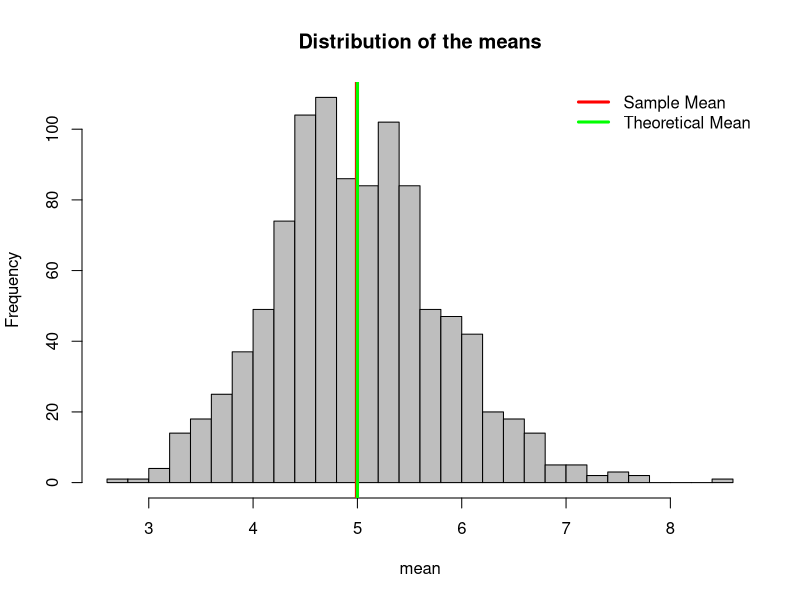
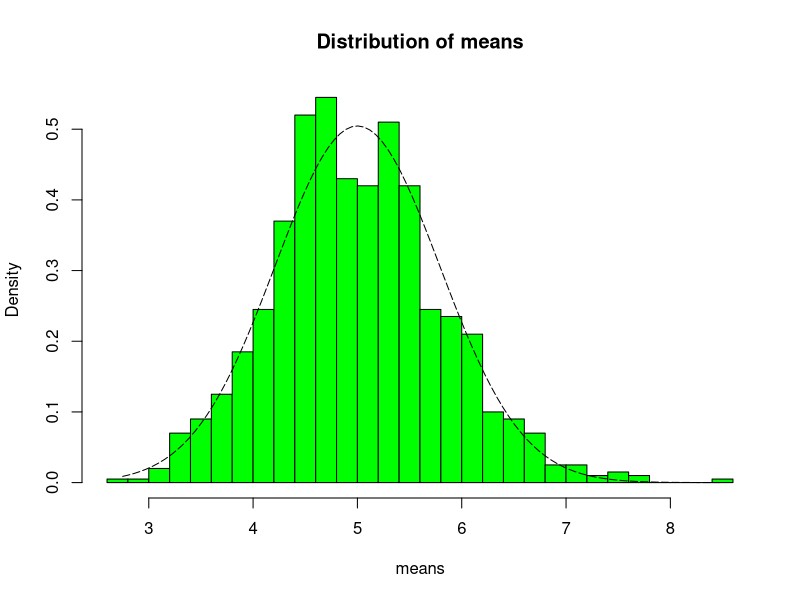
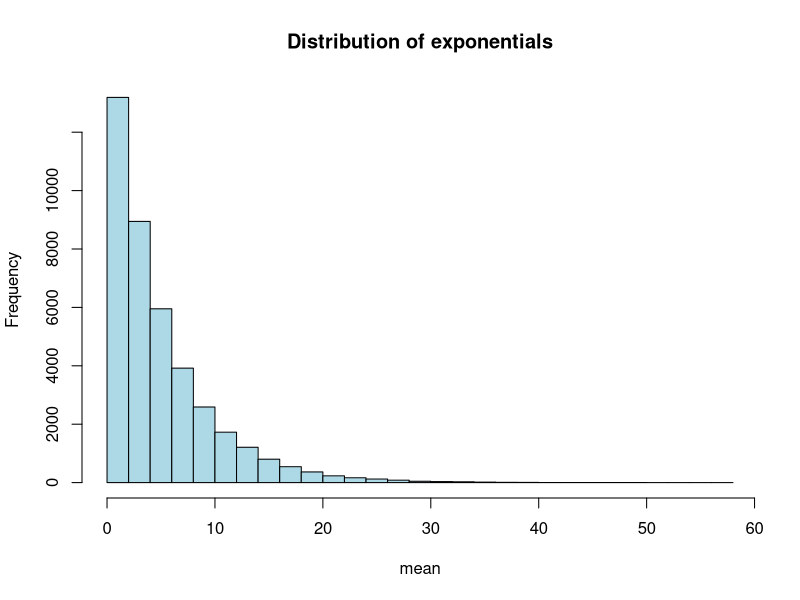

Write R code to recreate these figures, in order.
## ---- chunk 1
# set the seed for reproducibility
set.seed(79)
# set lambda
lambda<-0.2
# set sample size
n<-40
# set number of simulations
nosim<-1000
# simulated exponentials
sim.exp<-replicate(nosim, rexp(n,lambda))
# let's calculate means for each simulation of 40 exponentials
means.exp<-apply(sim.exp, 2, mean)
## ---- chunk 2
# let's calculate the distribution mean
sample_mean<-mean(means.exp)
sample_mean
# let's compare it with theoretical mean
theory_mean<-1/lambda
theory_mean
## ---- chunk 3
hist(means.exp, xlab = "mean", main = "Distribution of the means", col="gray", breaks=n)
abline(v = sample_mean, col = "red", lwd=4)
abline(v = theory_mean, col = "green", lwd=3)
legend("topright", lty=1, lwd=3, bty = "n", col = c("red","green"), legend = c("Sample Mean", "Theoretical Mean"))
## ---- chunk 4
# variance of distribution
var.dist<-var(means.exp)
var.dist
# theoretical variance
var.theory<-((1/lambda)*(1/sqrt(n)))^2
var.theory
## ---- chunk 5
norm.x <- seq(min(means.exp), max(means.exp), length=100)
norm.y <- dnorm(norm.x, mean=1/lambda, sd=(1/lambda/sqrt(n)))
hist(means.exp,breaks=n,prob=T,col="green",xlab = "means",main="Distribution of means")
lines(norm.x, norm.y, pch=22, col="black", lty=5)
## ---- chunk 6
hist(sim.exp, xlab = "mean", main = "Distribution of exponentials", col="lightblue", breaks=n)
